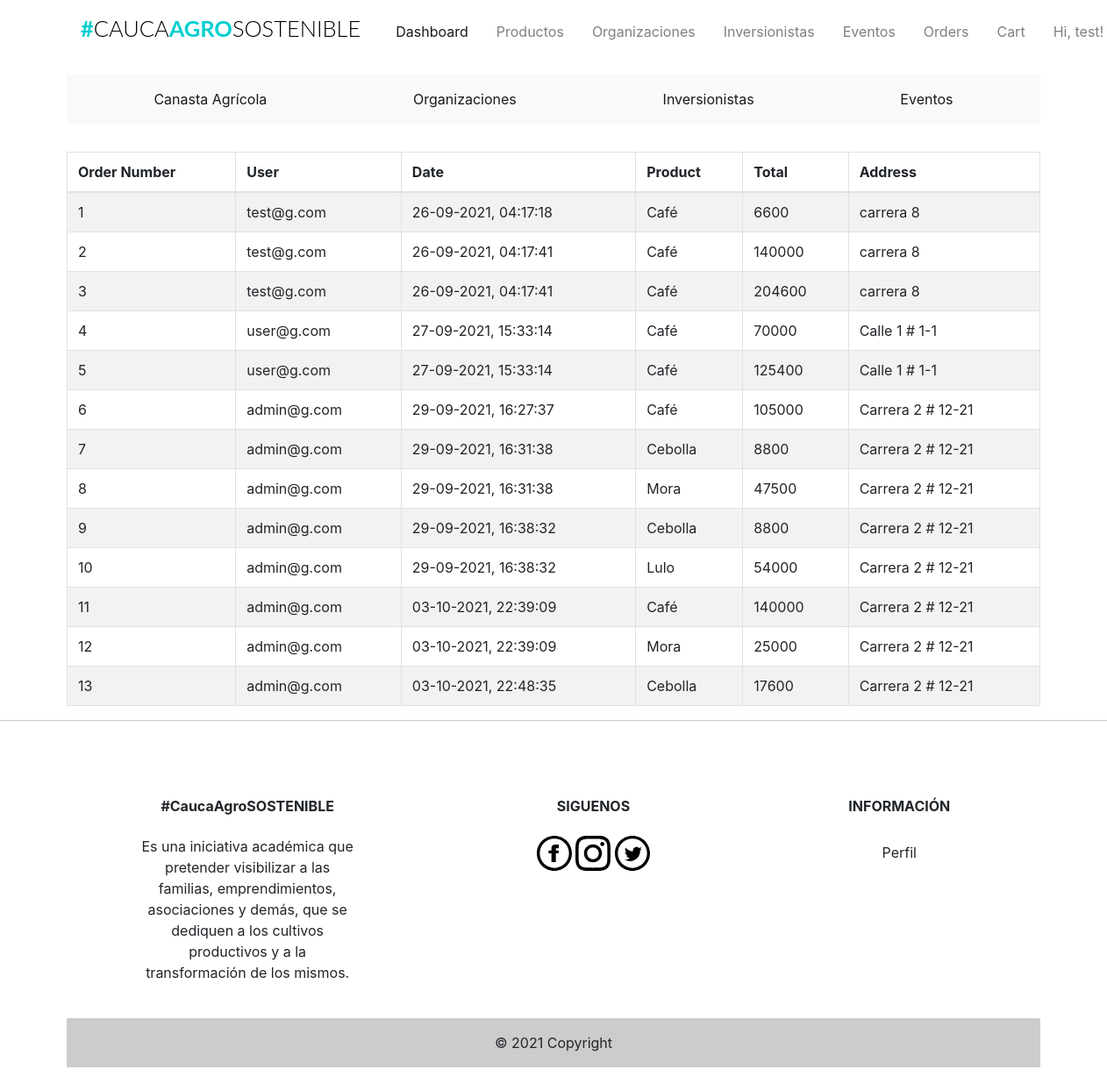
Page /admin/orders (signed in) on the committed database.
### app/models.py (models this page shows, shortened)
class Users(UserMixin, db.Model):
    __tablename__ = "users"
    id = db.Column(db.Integer, primary_key=True)
    firstname = db.Column(db.String(24), index=True)
    lastname = db.Column(db.String(24), index=True)
    email = db.Column(db.String(50), index=True, unique=True)
    password_hash = db.Column(db.String)
    phonenumber = db.Column(db.String(18), index=True, unique=True)
    is_admin = db.Column(db.Boolean, default=False)
    order = db.relationship('Orders', backref='user')
    kart = db.relationship('Kart', uselist=False, backref='user')
    shipping_info = db.relationship('Shipping', backref='user', lazy='dynamic')

class Orders(db.Model):
    __tablename__ = 'orders'
    id = db.Column(db.Integer, primary_key=True)
    timestamp = db.Column(db.DateTime, index=True, default=datetime.utcnow)
    user_id = db.Column(db.Integer, db.ForeignKey('users.id'))
    shipping_id = db.Column(db.Integer, db.ForeignKey('shipping.id'))
    purchase_id = db.Column(db.Integer, db.ForeignKey('purchase.id'))

class Products(db.Model):
    __tablename__ = 'products'
    id = db.Column(db.Integer, primary_key=True)
    product_name = db.Column(db.String(100), index=True)
    product_price = db.Column(db.Integer, index=True)
    product_image = db.Column(db.String(120))
    product_description = db.Column(db.String(200))
    product_stock = db.Column(db.Integer)
    promotion_value = db.Column(db.Integer, index=True)
    organizacion_id = db.Column(db.Integer, db.ForeignKey('organizaciones.id'))

class Purchase(db.Model):
    __tablename__ = 'purchase'
    id = db.Column(db.Integer, primary_key=True)
    product_id = db.Column(db.Integer, db.ForeignKey('products.id'))
    product = db.relationship('Products', uselist=False)
    quantity = db.Column(db.Integer)
    subtotal = db.Column(db.Integer) # TODO: Esto se puede quitar
    user_id = db.Column(db.Integer, db.ForeignKey('users.id'))
    order = db.relationship('Orders', uselist=False, backref='purchase')

class Shipping(db.Model):
    __tablename__ = "shipping"
    id = db.Column(db.Integer, primary_key=True)
    address = db.Column(db.String(200), index=True)
    aditional_indications = db.Column(db.String(200), index=True)
    postcode = db.Column(db.String(12), index=True)
    city = db.Column(db.String(24), index=True)
    state = db.Column(db.String(24), index=True)
    country = db.Column(db.String(24), index=True)
    user_id = db.Column(db.Integer, db.ForeignKey('users.id'))
    order = db.relationship('Orders', uselist=False, backref='shipping')

### app/admin/routes.py (the view)
@admin.route('/orders')
@login_required
def list_orders():
    check_admin()
    '''
	list all orders
	'''
    orders = Orders.query.all()
    return render_template('admin/orders.html', title='Orders', orders=orders)

### app/admin/routes.py (called while the page is built)
def check_admin():
    if not current_user.is_admin:
        abort(403)

### app/models.py (called while the page is built)
@login_manager.user_loader
def load_user(id):
    return Users.query.get(int(id))

### app/templates/admin/orders.html (shortened to what this page needs)
{% extends "base.html" %}
{% block body %}
<table class="table table-borderless">
        <table class="table table-striped table-bordered">
          <thead>
            <tr>
              <th> Order Number </th>
              <th> User </th>
              <th> Date </th>
              <th> Product </th>
              <th> Total </th>
              <th> Address </th>
            </tr>
          </thead>
          <tbody>
          {% for order in orders %}
            <tr>
              <td> {{ order.id }} </td>
              <td> {{ order.user.email }} </td>
              <td> {{ order.timestamp.strftime('%d-%m-%Y, %H:%M:%S') }} </td>
              <td> {{ order.purchase.product.product_name }} </td>
              <td>  {{ order.purchase.subtotal }} </td>
              <td>{{ order.shipping.address }}</td>
            </tr>
          {%endfor%}
          </tbody>
        </table>
{% endblock body %}

### app/templates/navbar.html (shortened to what this page needs)
{% block navbar %}
<div class="container mt-1 mb-3">
  <nav class="navbar navbar-expand-lg navbar-light">
    <h1 class="brand_name">
      <a class="navbar-brand" href="{{ url_for('home.homepage') }}">#<span>CAUCA</span>AGRO<span>SOSTENIBLE</span></a>
    </h1>
    <div class="collapse navbar-collapse" id="navbarNav">
      <ul class="navbar-nav ml-auto mr-auto mt-2 mt-lg-0">
        {% if current_user.is_authenticated %}
        {% if current_user.is_admin %}
        <li class="nav-item ml-3">
          <a class="nav-link active" href="{{ url_for('home.admin_dashboard') }}">Dashboard</a>
        </li>
        <li class="nav-item ml-3">
          <a class="nav-link" href="{{ url_for('admin.list_products') }}">Productos</a>
        </li>
        <li class="nav-item ml-3">
          <a class="nav-link" href="{{ url_for('admin.list_organizaciones') }}">Organizaciones</a>
        </li>
        <li class="nav-item ml-3">
          <a class="nav-link" href="{{ url_for('admin.list_inversionistas') }}">Inversionistas</a>
        </li>
        <li class="nav-item ml-3">
          <a class="nav-link" href="{{ url_for('admin.list_eventos') }}">Eventos</a>
        </li>
        <li class="nav-item ml-3">
          <a class="nav-link" href="{{ url_for('admin.list_orders') }}">Orders</a>
        </li>
        <li class="nav-item ml-3">
          <a class="nav-link" href="{{ url_for('users.cart') }}">Cart</a>
        </li>
        {% else %}
        <li class="nav-item ml-3">
          <a class="nav-link" href="{{ url_for('users.cart') }}">Cart<span class="badge badge-light">{{ count
              }}</span></a>
        </li>
        {% endif %}
        <li class="nav-item dropdown ml-3">
          <a class="nav-link dropdown-toggle" data-toggle="dropdown" href="#" role="button" aria-haspopup="true"
            aria-expanded="false">
            Hi, {{ current_user.firstname }}!
          </a>
        </li>
        {% endif %}
      </ul>
    </div>
  </nav>
</div>
{% endblock %}

### app/static/css/st.css (style rules this page uses)
.brand_name .navbar-brand { font-size:1.59rem; text-transform: uppercase; font-family: 'Lato', sans-serif; font-weight: 700; color: #333; }
.brand_name >.navbar-brand { color:#01CFCF; text-decoration: none; }
.brand_name >.navbar-brand span { color: #000; font-weight: 300; }
.navbar-nav { width: 100%; align-items: flex-start; }

### rows in the picture
Users: firstname "test"
Orders: id "1", user.email "test@g.com", timestamp "26-09-2021, 04:17:18", purchase.product.product_name "Café", purchase.subtotal "6600", shipping.address "carrera 8"
Orders: id "2", user.email "test@g.com", timestamp "26-09-2021, 04:17:41", purchase.product.product_name "Café", purchase.subtotal "140000", shipping.address "carrera 8"
Orders: id "3", user.email "test@g.com", timestamp "26-09-2021, 04:17:41", purchase.product.product_name "Café", purchase.subtotal "204600", shipping.address "carrera 8"
Orders: id "4", user.email "user@g.com", timestamp "27-09-2021, 15:33:14", purchase.product.product_name "Café", purchase.subtotal "70000", shipping.address "Calle 1 # 1-1"
Orders: id "5", user.email "user@g.com", timestamp "27-09-2021, 15:33:14", purchase.product.product_name "Café", purchase.subtotal "125400", shipping.address "Calle 1 # 1-1"
Orders: id "6", user.email "admin@g.com", timestamp "29-09-2021, 16:27:37", purchase.product.product_name "Café", purchase.subtotal "105000", shipping.address "Carrera 2 # 12-21"
Orders: id "7", user.email "admin@g.com", timestamp "29-09-2021, 16:31:38", purchase.product.product_name "Cebolla", purchase.subtotal "8800", shipping.address "Carrera 2 # 12-21"
Orders: id "8", user.email "admin@g.com", timestamp "29-09-2021, 16:31:38", purchase.product.product_name "Mora", purchase.subtotal "47500", shipping.address "Carrera 2 # 12-21"
Orders: id "9", user.email "admin@g.com", timestamp "29-09-2021, 16:38:32", purchase.product.product_name "Cebolla", purchase.subtotal "8800", shipping.address "Carrera 2 # 12-21"
Orders: id "10", user.email "admin@g.com", timestamp "29-09-2021, 16:38:32", purchase.product.product_name "Lulo", purchase.subtotal "54000", shipping.address "Carrera 2 # 12-21"
Orders: id "11", user.email "admin@g.com", timestamp "03-10-2021, 22:39:09", purchase.product.product_name "Café", purchase.subtotal "140000", shipping.address "Carrera 2 # 12-21"
Orders: id "12", user.email "admin@g.com", timestamp "03-10-2021, 22:39:09", purchase.product.product_name "Mora", purchase.subtotal "25000", shipping.address "Carrera 2 # 12-21"
Orders: id "13", user.email "admin@g.com", timestamp "03-10-2021, 22:48:35", purchase.product.product_name "Cebolla", purchase.subtotal "17600", shipping.address "Carrera 2 # 12-21"
